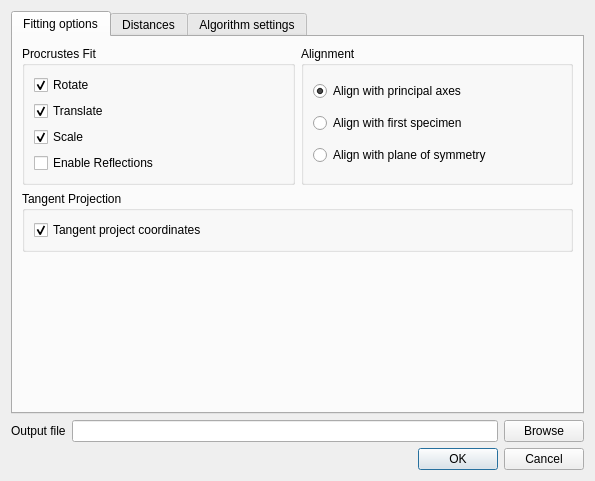
<ui version="4.0" >
 <class>GPADialog</class>
 <widget class="QDialog" name="GPADialog" >
  <property name="geometry" >
   <rect>
    <x>0</x>
    <y>0</y>
    <width>528</width>
    <height>481</height>
   </rect>
  </property>
  <property name="windowTitle" >
   <string>Generalised Procrustes Analysis</string>
  </property>
  <layout class="QGridLayout" name="gridLayout" >
   <item row="1" column="0" >
    <layout class="QHBoxLayout" name="horizontalLayout_2" >
     <item>
      <widget class="QLabel" name="label_6" >
       <property name="text" >
        <string>Output file</string>
       </property>
      </widget>
     </item>
     <item>
      <widget class="QLineEdit" name="lineEdit_3" />
     </item>
     <item>
      <widget class="QPushButton" name="pushButton" >
       <property name="text" >
        <string>Browse</string>
       </property>
      </widget>
     </item>
    </layout>
   </item>
   <item row="2" column="0" >
    <widget class="QDialogButtonBox" name="buttonBox" >
     <property name="orientation" >
      <enum>Qt::Horizontal</enum>
     </property>
     <property name="standardButtons" >
      <set>QDialogButtonBox::Cancel|QDialogButtonBox::Ok</set>
     </property>
    </widget>
   </item>
   <item row="0" column="0" >
    <widget class="QTabWidget" name="tabWidget" >
     <property name="currentIndex" >
      <number>0</number>
     </property>
     <widget class="QWidget" name="tab" >
      <attribute name="title" >
       <string>Fitting options</string>
      </attribute>
      <layout class="QGridLayout" name="gridLayout_2" >
       <item row="0" column="1" >
        <widget class="QGroupBox" name="groupBox_2" >
         <property name="title" >
          <string>Alignment</string>
         </property>
         <layout class="QGridLayout" name="gridLayout_4" >
          <item row="0" column="0" >
           <widget class="QRadioButton" name="radioButton" >
            <property name="text" >
             <string>Align with principal axes</string>
            </property>
            <property name="checked" >
             <bool>true</bool>
            </property>
           </widget>
          </item>
          <item row="1" column="0" >
           <widget class="QRadioButton" name="radioButton_2" >
            <property name="text" >
             <string>Align with first specimen</string>
            </property>
           </widget>
          </item>
          <item row="2" column="0" >
           <widget class="QRadioButton" name="radioButton_3" >
            <property name="text" >
             <string>Align with plane of symmetry</string>
            </property>
           </widget>
          </item>
         </layout>
        </widget>
       </item>
       <item row="1" column="0" colspan="2" >
        <widget class="QGroupBox" name="groupBox_4" >
         <property name="title" >
          <string>Tangent Projection</string>
         </property>
         <layout class="QGridLayout" name="gridLayout_6" >
          <item row="0" column="0" >
           <widget class="QCheckBox" name="checkBox_8" >
            <property name="text" >
             <string>Tangent project coordinates</string>
            </property>
            <property name="checked" >
             <bool>true</bool>
            </property>
           </widget>
          </item>
         </layout>
        </widget>
       </item>
       <item row="0" column="0" >
        <widget class="QGroupBox" name="groupBox_3" >
         <property name="title" >
          <string>Procrustes Fit</string>
         </property>
         <layout class="QGridLayout" name="gridLayout_3" >
          <item row="0" column="0" >
           <widget class="QCheckBox" name="checkBox_2" >
            <property name="text" >
             <string>Rotate</string>
            </property>
            <property name="checked" >
             <bool>true</bool>
            </property>
           </widget>
          </item>
          <item row="1" column="0" >
           <widget class="QCheckBox" name="checkBox_3" >
            <property name="text" >
             <string>Translate</string>
            </property>
            <property name="checked" >
             <bool>true</bool>
            </property>
           </widget>
          </item>
          <item row="2" column="0" >
           <widget class="QCheckBox" name="checkBox" >
            <property name="text" >
             <string>Scale</string>
            </property>
            <property name="checked" >
             <bool>true</bool>
            </property>
           </widget>
          </item>
          <item row="3" column="0" >
           <widget class="QCheckBox" name="checkBox_4" >
            <property name="text" >
             <string>Enable Reflections</string>
            </property>
            <property name="checked" >
             <bool>false</bool>
            </property>
           </widget>
          </item>
         </layout>
        </widget>
       </item>
       <item row="2" column="0" >
        <spacer name="verticalSpacer" >
         <property name="orientation" >
          <enum>Qt::Vertical</enum>
         </property>
         <property name="sizeHint" stdset="0" >
          <size>
           <width>20</width>
           <height>40</height>
          </size>
         </property>
        </spacer>
       </item>
      </layout>
     </widget>
     <widget class="QWidget" name="tab_2" >
      <attribute name="title" >
       <string>Distances</string>
      </attribute>
      <layout class="QGridLayout" name="gridLayout_5" >
       <item row="0" column="0" >
        <widget class="QGroupBox" name="groupBox" >
         <property name="title" >
          <string>Distances between specimens</string>
         </property>
         <layout class="QGridLayout" name="gridLayout_7" >
          <item row="1" column="0" colspan="2" >
           <spacer name="horizontalSpacer" >
            <property name="orientation" >
             <enum>Qt::Horizontal</enum>
            </property>
            <property name="sizeHint" stdset="0" >
             <size>
              <width>40</width>
              <height>20</height>
             </size>
            </property>
           </spacer>
          </item>
          <item row="17" column="0" colspan="2" >
           <widget class="QLabel" name="label_3" >
            <property name="text" >
             <string>Note: If you dont know what distances to calculate you should probably
          choose Euclidean distances between all specimens</string>
            </property>
           </widget>
          </item>
          <item row="3" column="0" >
           <widget class="QCheckBox" name="checkBox_6" >
            <property name="text" >
             <string>All</string>
            </property>
            <property name="checked" >
             <bool>true</bool>
            </property>
           </widget>
          </item>
          <item row="3" column="1" >
           <widget class="QCheckBox" name="checkBox_7" >
            <property name="text" >
             <string>Pairwise</string>
            </property>
            <property name="checked" >
             <bool>false</bool>
            </property>
           </widget>
          </item>
          <item row="4" column="0" >
           <widget class="QLabel" name="label_2" >
            <property name="text" >
             <string>Compute distances between
the fitted specimens</string>
            </property>
           </widget>
          </item>
          <item row="4" column="1" >
           <widget class="QLabel" name="label" >
            <property name="text" >
             <string>Compare two specimens at a time</string>
            </property>
           </widget>
          </item>
          <item rowspan="3" row="14" column="1" >
           <widget class="QGroupBox" name="groupBox_6" >
            <property name="title" >
             <string>Pairwise</string>
            </property>
            <widget class="QWidget" name="layoutWidget" >
             <property name="geometry" >
              <rect>
               <x>10</x>
               <y>30</y>
               <width>182</width>
               <height>71</height>
              </rect>
             </property>
             <layout class="QVBoxLayout" name="verticalLayout_2" >
              <item>
               <widget class="QRadioButton" name="radioButton_4" >
                <property name="enabled" >
                 <bool>false</bool>
                </property>
                <property name="text" >
                 <string>Procrustes Distances (rho)</string>
                </property>
                <property name="checked" >
                 <bool>true</bool>
                </property>
               </widget>
              </item>
              <item>
               <widget class="QRadioButton" name="radioButton_7" >
                <property name="enabled" >
                 <bool>false</bool>
                </property>
                <property name="text" >
                 <string>Partial Procrustes Distances (Dp)</string>
                </property>
               </widget>
              </item>
              <item>
               <widget class="QRadioButton" name="radioButton_6" >
                <property name="enabled" >
                 <bool>false</bool>
                </property>
                <property name="text" >
                 <string>Full Procrustes Distances (Df)</string>
                </property>
               </widget>
              </item>
             </layout>
            </widget>
           </widget>
          </item>
          <item rowspan="3" row="14" column="0" >
           <widget class="QGroupBox" name="groupBox_5" >
            <property name="title" >
             <string>All</string>
            </property>
            <widget class="QWidget" name="layoutWidget_2" >
             <property name="geometry" >
              <rect>
               <x>10</x>
               <y>30</y>
               <width>171</width>
               <height>71</height>
              </rect>
             </property>
             <layout class="QVBoxLayout" name="verticalLayout" >
              <item>
               <widget class="QRadioButton" name="radioButton_5" >
                <property name="text" >
                 <string>Euclidean Distances</string>
                </property>
                <property name="checked" >
                 <bool>true</bool>
                </property>
               </widget>
              </item>
              <item>
               <widget class="QRadioButton" name="radioButton_8" >
                <property name="text" >
                 <string>Tangent Distances</string>
                </property>
               </widget>
              </item>
             </layout>
            </widget>
           </widget>
          </item>
          <item row="0" column="0" >
           <widget class="QCheckBox" name="checkBox_5" >
            <property name="text" >
             <string>Form Space Distances (include natural log of centroid size)</string>	     
            </property>
           </widget>
          </item>
         </layout>
        </widget>
       </item>
      </layout>
     </widget>
     <widget class="QWidget" name="tab_3" >
      <attribute name="title" >
       <string>Algorithm settings</string>
      </attribute>
      <widget class="QLineEdit" name="lineEdit" >
       <property name="geometry" >
        <rect>
         <x>150</x>
         <y>30</y>
         <width>113</width>
         <height>20</height>
        </rect>
       </property>
      </widget>
      <widget class="QLineEdit" name="lineEdit_2" >
       <property name="geometry" >
        <rect>
         <x>150</x>
         <y>70</y>
         <width>113</width>
         <height>20</height>
        </rect>
       </property>
      </widget>
      <widget class="QLabel" name="label_4" >
       <property name="geometry" >
        <rect>
         <x>30</x>
         <y>30</y>
         <width>81</width>
         <height>16</height>
        </rect>
       </property>
       <property name="text" >
        <string>Max iterations</string>
       </property>
      </widget>
      <widget class="QLabel" name="label_5" >
       <property name="geometry" >
        <rect>
         <x>30</x>
         <y>70</y>
         <width>91</width>
         <height>16</height>
        </rect>
       </property>
       <property name="text" >
        <string>Min tolerance</string>
       </property>
      </widget>
     </widget>
    </widget>
   </item>
  </layout>
 </widget>
 <resources/>
 <connections>
  <connection>
   <sender>buttonBox</sender>
   <signal>accepted()</signal>
   <receiver>GPADialog</receiver>
   <slot>accept()</slot>
   <hints>
    <hint type="sourcelabel" >
     <x>248</x>
     <y>254</y>
    </hint>
    <hint type="destinationlabel" >
     <x>157</x>
     <y>274</y>
    </hint>
   </hints>
  </connection>
  <connection>
   <sender>buttonBox</sender>
   <signal>rejected()</signal>
   <receiver>GPADialog</receiver>
   <slot>reject()</slot>
   <hints>
    <hint type="sourcelabel" >
     <x>316</x>
     <y>260</y>
    </hint>
    <hint type="destinationlabel" >
     <x>286</x>
     <y>274</y>
    </hint>
   </hints>
  </connection>
 </connections>
</ui>
